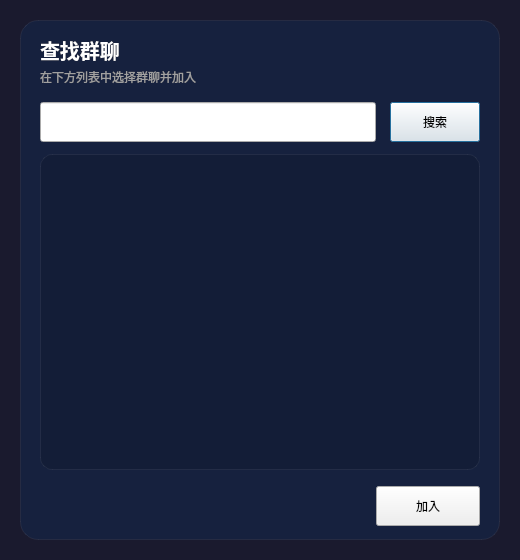
<?xml version="1.0" encoding="UTF-8"?>
<ui version="4.0">
 <class>SearchGroupDialog</class>
 <widget class="QDialog" name="SearchGroupDialog">
  <property name="geometry">
   <rect>
    <x>0</x>
    <y>0</y>
    <width>520</width>
    <height>560</height>
   </rect>
  </property>
  <property name="minimumSize">
   <size>
    <width>520</width>
    <height>560</height>
   </size>
  </property>
  <property name="windowTitle">
   <string>LanChat 查找群聊</string>
  </property>
  <property name="styleSheet">
   <string notr="true">QDialog#SearchGroupDialog { background: #1a1a2e; }
QFrame#frameCard {
    background: #16213e;
    border: 1px solid rgba(255,255,255,0.06);
    border-radius: 18px;
}
QLabel#labelTitle { color: #ffffff; font-size: 20px; font-weight: bold; }
QLabel#labelHint { color: #a0a0a0; }
QLineEdit { min-height: 38px; }
QListWidget {
    background: rgba(0,0,0,0.12);
    border: 1px solid rgba(255,255,255,0.06);
    border-radius: 12px;
    padding: 6px;
}
QListWidget::item {
    padding: 10px 12px;
    margin: 3px 4px;
    border-radius: 8px;
}
QListWidget::item:hover { background: rgba(255,255,255,0.05); }
QListWidget::item:selected { background: rgba(233,69,96,0.25); }
QPushButton { min-height: 38px; }
</string>
  </property>
  <widget class="QFrame" name="frameCard">
   <property name="geometry">
    <rect>
     <x>20</x>
     <y>20</y>
     <width>480</width>
     <height>520</height>
    </rect>
   </property>
   <widget class="QLabel" name="labelTitle">
    <property name="geometry">
     <rect>
      <x>20</x>
      <y>18</y>
      <width>180</width>
      <height>24</height>
     </rect>
    </property>
    <property name="text">
     <string>查找群聊</string>
    </property>
   </widget>
   <widget class="QLabel" name="labelHint">
    <property name="geometry">
     <rect>
      <x>20</x>
      <y>48</y>
      <width>340</width>
      <height>18</height>
     </rect>
    </property>
    <property name="text">
     <string>在下方列表中选择群聊并加入</string>
    </property>
   </widget>
   <widget class="QLineEdit" name="lineEdit_search">
    <property name="geometry">
     <rect>
      <x>20</x>
      <y>82</y>
      <width>336</width>
      <height>34</height>
     </rect>
    </property>
   </widget>
   <widget class="QPushButton" name="pushButton_search">
    <property name="geometry">
     <rect>
      <x>370</x>
      <y>82</y>
      <width>90</width>
      <height>34</height>
     </rect>
    </property>
    <property name="text">
     <string>搜索</string>
    </property>
   </widget>
   <widget class="QListWidget" name="listWidget">
    <property name="geometry">
     <rect>
      <x>20</x>
      <y>134</y>
      <width>440</width>
      <height>316</height>
     </rect>
    </property>
   </widget>
   <widget class="QPushButton" name="pushButton_join">
    <property name="geometry">
     <rect>
      <x>356</x>
      <y>466</y>
      <width>104</width>
      <height>34</height>
     </rect>
    </property>
    <property name="text">
     <string>加入</string>
    </property>
   </widget>
  </widget>
 </widget>
 <resources/>
 <connections/>
</ui>
